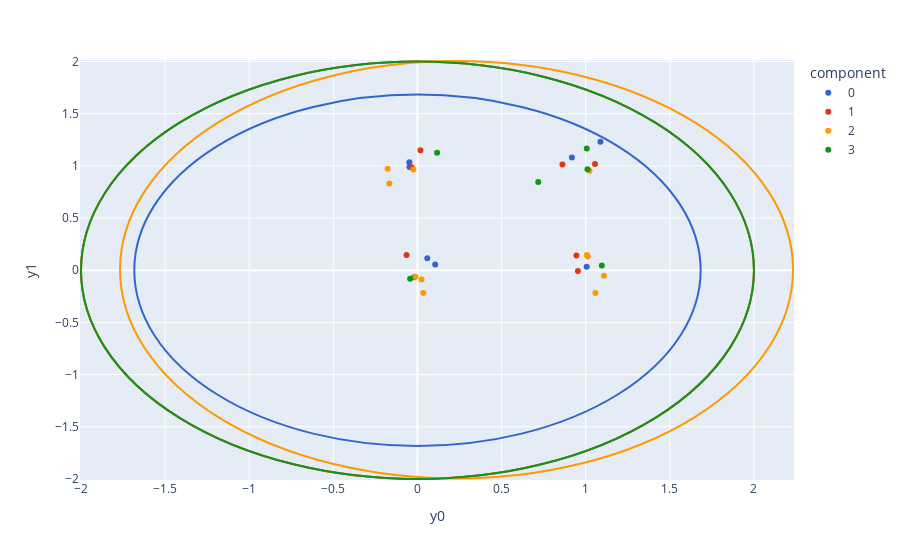

Write notebook code for a chart like this one.
### Markdown cell above
Let's visualize the mixture components (`mu`, `sigma`) and component memberships (`component`) for each of the data points (`y`) at the start of MCMC. This likely won't be very good, since we haven't burned in the chain.

### Code cell
t = 0
components = np.array([posterior_samples.get_variable(gmm.component(i)).squeeze()[t].item() for i in range(n)])
_k = gmm.K
fig = draw_points_and_components(
    np.vstack([prior_sample.get_variable(gmm.y(i)).squeeze()[-1].detach().numpy() for i in range(n)]),
    components,
    np.vstack([posterior_samples.get_variable(gmm.mu(i)).squeeze()[t,:].detach().numpy()
               for i in range(_k) if i in np.unique(components)]),
    np.array([posterior_samples.get_variable(gmm.sigma(i)).squeeze()[t].item()
              for i in range(_k) if i in np.unique(components)]),
)
fig.show()

### Figure 1 — Plotly figure (JSON) as saved in the notebook; plotly's stock layout.template omitted (floating-point values rounded to 4 significant figures)
{"data": [{"hovertemplate": "component=0<br>y0=%{x}<br>y1=%{y}<extra></extra>", "legendgroup": "0", "marker": {"color": "#3366CC", "symbol": "circle"}, "mode": "markers", "name": "0", "orientation": "v", "showlegend": true, "type": "scatter", "x": [0.1052, -0.04823, -0.02074, -0.04787, 0.05849, 0.9178, 1.087, 1.006], "xaxis": "x", "y": [0.0554, 1.036, -0.06632, 0.9895, 0.1161, 1.08, 1.231, 0.03313], "yaxis": "y"}, {"hovertemplate": "component=1<br>y0=%{x}<br>y1=%{y}<extra></extra>", "legendgroup": "1", "marker": {"color": "#DC3912", "symbol": "circle"}, "mode": "markers", "name": "1", "orientation": "v", "showlegend": true, "type": "scatter", "x": [0.9537, 1.055, 0.01776, 0.8617, -0.03474, -0.06496, 0.9446], "xaxis": "x", "y": [-0.006841, 1.017, 1.149, 1.014, 0.9859, 0.1461, 0.1423], "yaxis": "y"}, {"hovertemplate": "component=2<br>y0=%{x}<br>y1=%{y}<extra></extra>", "legendgroup": "2", "marker": {"color": "#FF9900", "symbol": "circle"}, "mode": "markers", "name": "2", "orientation": "v", "showlegend": true, "type": "scatter", "x": [-0.02417, 0.02441, 1.023, 0.03487, 1.012, 1.058, -0.01229, 1.007, 1.108, -0.1776, -0.1669], "xaxis": "x", "y": [0.9665, -0.08925, 0.9537, -0.2173, 0.131, -0.2172, -0.06234, 0.146, -0.0517, 0.9734, 0.8325], "yaxis": "y"}, {"hovertemplate": "component=3<br>y0=%{x}<br>y1=%{y}<extra></extra>", "legendgroup": "3", "marker": {"color": "#109618", "symbol": "circle"}, "mode": "markers", "name": "3", "orientation": "v", "showlegend": true, "type": "scatter", "x": [1.096, 1.011, 0.7178, -0.0438, 0.1168, 1.007], "xaxis": "x", "y": [0.04661, 0.9674, 0.8464, -0.08053, 1.126, 1.165], "yaxis": "y"}], "layout": {"legend": {"title": {"text": "component"}, "tracegroupgap": 0}, "margin": {"t": 60}, "shapes": [{"line": {"color": "#3366CC"}, "type": "circle", "x0": -1.683, "x1": 1.683, "xref": "x", "y0": -1.683, "y1": 1.683, "yref": "y"}, {"line": {"color": "#DC3912"}, "type": "circle", "x0": -2, "x1": 2, "xref": "x", "y0": -2, "y1": 2, "yref": "y"}, {"line": {"color": "#FF9900"}, "type": "circle", "x0": -1.768, "x1": 2.232, "xref": "x", "y0": -1.995, "y1": 2.005, "yref": "y"}, {"line": {"color": "#109618"}, "type": "circle", "x0": -2, "x1": 2, "xref": "x", "y0": -2, "y1": 2, "yref": "y"}], "xaxis": {"anchor": "y", "autorange": true, "domain": [0, 1], "range": [-2.003, 2.235], "title": {"text": "y0"}, "type": "linear"}, "yaxis": {"anchor": "x", "autorange": true, "domain": [0, 1], "range": [-2.013, 2.018], "title": {"text": "y1"}, "type": "linear"}}}
